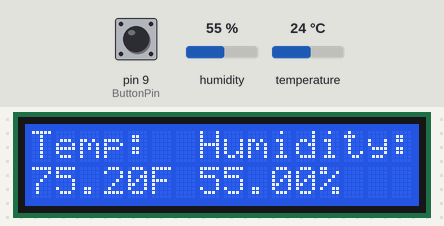
Simulated run of this sketch. Board: Arduino Uno, built with avr-gcc and run on an emulated ATmega328P. Shown: 16×2 character LCD. The test bench sets the inputs (shaded band); at power-on: pin 9 (ButtonPin) HIGH, humidity 55 %, temperature 24 °C.

Above: at 1.2 s.
1.3 s: pin 9 (ButtonPin) pulled LOW for 0.15 s
At 1.38 s:
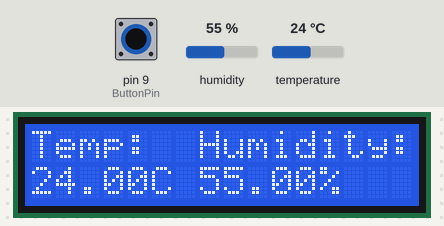
2.9 s: humidity set to 22 %
At 5.2 s:
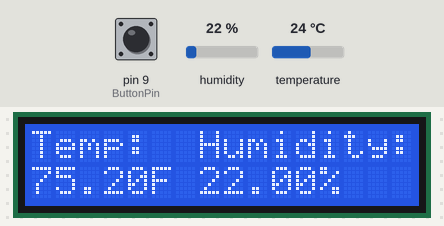
5.6 s: temperature set to 12 °C
At 6.6 s:
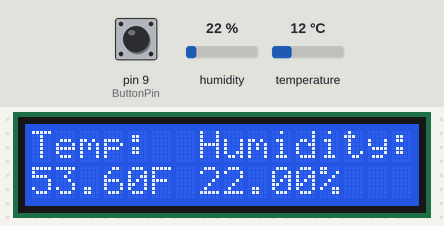
7.6 s: pin 9 (ButtonPin) pulled LOW for 1 s
At 8.4 s:
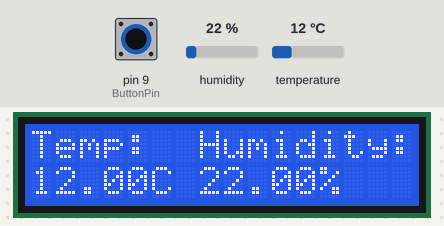
10.1 s: humidity set to 40 %
At 11.4 s:
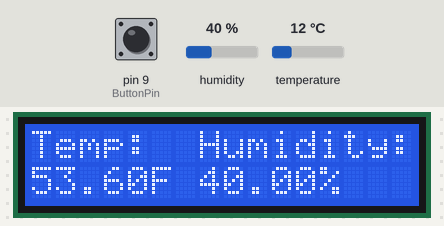
11.7 s: temperature set to 19 °C
At 12.8 s:
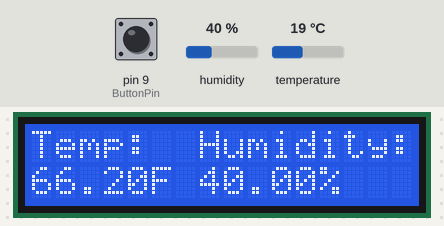
Timing chart, 0 to 14.7 s (numbered marks = the images above; inputs shaded):
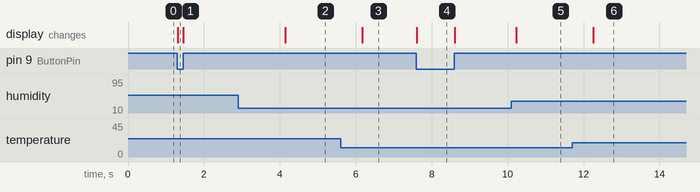

The sketch:

Temperature_and_Humidity_values_on_the_LCD_with_PB__C_to_F_.ino
```cpp
/*Program to display the temperature and humidity values on the LCD and convert the temperature value on the
LCD from celsius to farenheit by pressing a pushbutton. The purpose of this program is to use a DHT11 Temperature
and Humidity Module to sense the temperature and humidity and display these two values on the LCD.
*/
#include "DHT.h"; // Add DHT to library code
#include <LiquidCrystal.h>  // Add LCD to library code

LiquidCrystal lcd (12, 11, 5, 4, 3, 2); // Declare these pins to connect to the LCD display

#define DHTPIN 7  // Define the digital pin (7) to be used for the DHT module
#define DHTTYPE DHT11 // Define  the version of the DHT sensor being used as DHT11 rather than DHT22

float hum;  // Declare "hum" as the value of the humidity measured by the DHT module
float temp; // Declare "temp" as the value of the temperature in celsius measured by the DHT module
float tempF;  // Declare "tempF" as the value of the temperature in farenheit measured by the DHT module
int ButtonPin = 9;  // Declare "ButtonPin" as a variable for pin 9
int ButtonState = 0;  // Declaring "ButtonState" as a variable to be placed as "HIGH" or "LOW"

DHT dht (DHTPIN, DHTTYPE);  // Declare the DHT module

void setup() {
  // put your setup code here, to run once:
  Serial.begin(9600); // Set the baud rate to 9600 bits per second
  lcd.begin(16,2);  // Identify the LCD display as having 16 columns and 2 rows
  dht.begin();  // Allow the sensor to begin gathering the desired information (temperature and humidity)
  pinMode (ButtonPin, INPUT); // Identify digital pin 9 (ButtonPin) as an input
}

void loop() {
  // put your main code here, to run repeatedly:
  hum = dht.readHumidity(); // Read the humidity value under "hum"
  temp = dht.readTemperature(); // Read the temperature value under "temp"

ButtonState = digitalRead (ButtonPin);  // Identify the state of the push button
if (ButtonState == LOW){  // States that lines 36 to 49 only apply if the ButtonState is LOW (push button is not being pressed)
  lcd.setCursor(0,0); // Set the starting point of the following print to the coordinate 0,0
  lcd.print("Temp:  Humidity:"); // Print the phrase "Temp:  Humidity:" on the LCD

  lcd.setCursor(0,1); // Set the starting point of the following print to the coordinate 0,1
  lcd.print(temp); // Print the value of the temperature on the LCD

  lcd.setCursor(5,1); // Set the starting point of the following print to the coordinate 5,1
  lcd.print("C"); // Print the phrase "C" on the LCD

  lcd.setCursor(7,1); // Set the starting point of the following print to the coordinate 7,1
  lcd.print(hum); // Print the value of the humidity on the LCD

  lcd.setCursor(12,1);  // Set the starting point of the following print to the coordinate 12,1
  lcd.print("%"); // Print the phrase "%" on the LCD
}
else {  // States that lines 52 to 67 only apply if the ButtonState is HIGH (push button is being pressed)
  tempF = (temp*1.8) + 32;  // The equation to convert celsius reading to farenheit reading

  lcd.setCursor(0,0); // Set the starting point of the following print to the coordinate 0,0
  lcd.print("Temp:  Humidity:"); // Print the phrase "Temp:  Humidity:" on the LCD

  lcd.setCursor(0,1); // Set the starting point of the following print to the coordinate 0,1
  lcd.print(tempF); // Print the value of the temperature in Farenheit on the LCD

  lcd.setCursor(5,1); // Set the starting point of the following print to the coordinate 5,1
  lcd.print("F"); // Print the phrase "F" on the LCD

  lcd.setCursor(7,1); // Set the starting point of the following print to the coordinate 7,1
  lcd.print(hum); // Print the value of the humidity on the LCD

  lcd.setCursor(12,1);  // Set the starting point of the following print to the coordinate 12,1
  lcd.print("%"); // Print the phrase "%" on the LCD
}
}
```

Measured:
- after the input at 1.3 s, the display: changes at once (image 1)
- after the input at 2.9 s, the display: changes after 1.2 s (image 2)
- after the input at 5.6 s, the display: changes after 0.57 s (image 3)
- after the input at 7.6 s, the display: changes at once (image 4)
- after the input at 10.1 s, the display: changes after 0.12 s (image 5)
- after the input at 11.7 s, the display: changes after 0.55 s (image 6)
